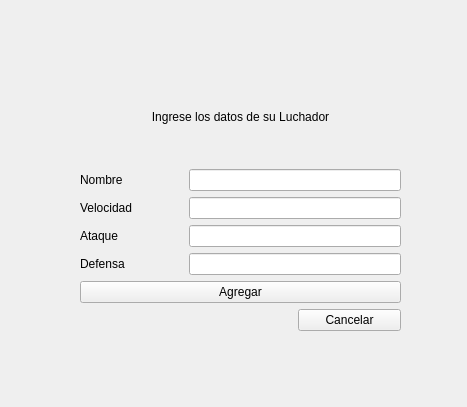
<?xml version="1.0" encoding="UTF-8"?>
<ui version="4.0">
 <class>Formulario</class>
 <widget class="QWidget" name="Formulario">
  <property name="geometry">
   <rect>
    <x>0</x>
    <y>0</y>
    <width>467</width>
    <height>407</height>
   </rect>
  </property>
  <property name="windowTitle">
   <string>Form</string>
  </property>
  <widget class="QWidget" name="gridLayoutWidget">
   <property name="geometry">
    <rect>
     <x>80</x>
     <y>70</y>
     <width>321</width>
     <height>261</height>
    </rect>
   </property>
   <layout class="QGridLayout" name="gridLayout">
    <item row="3" column="0">
     <widget class="QLabel" name="label_3">
      <property name="text">
       <string>Ataque</string>
      </property>
     </widget>
    </item>
    <item row="0" column="0" colspan="3">
     <widget class="QLabel" name="titulo">
      <property name="text">
       <string>Ingrese los datos de su Luchador</string>
      </property>
      <property name="alignment">
       <set>Qt::AlignmentFlag::AlignCenter</set>
      </property>
     </widget>
    </item>
    <item row="2" column="0">
     <widget class="QLabel" name="label_2">
      <property name="text">
       <string>Velocidad</string>
      </property>
     </widget>
    </item>
    <item row="1" column="0">
     <widget class="QLabel" name="label">
      <property name="text">
       <string>Nombre</string>
      </property>
     </widget>
    </item>
    <item row="1" column="1" colspan="2">
     <widget class="QLineEdit" name="NombreLuchador"/>
    </item>
    <item row="4" column="0">
     <widget class="QLabel" name="label_4">
      <property name="text">
       <string>Defensa</string>
      </property>
     </widget>
    </item>
    <item row="5" column="0" colspan="3">
     <widget class="QPushButton" name="Agregar">
      <property name="cursor">
       <cursorShape>PointingHandCursor</cursorShape>
      </property>
      <property name="text">
       <string>Agregar</string>
      </property>
     </widget>
    </item>
    <item row="7" column="2">
     <widget class="QPushButton" name="BotonSalir">
      <property name="text">
       <string>Cancelar</string>
      </property>
     </widget>
    </item>
    <item row="2" column="1" colspan="2">
     <widget class="QLineEdit" name="VelocidadLuchador"/>
    </item>
    <item row="3" column="1" colspan="2">
     <widget class="QLineEdit" name="AtaqueLuchador"/>
    </item>
    <item row="4" column="1" colspan="2">
     <widget class="QLineEdit" name="DefensaLuchador"/>
    </item>
   </layout>
  </widget>
 </widget>
 <resources/>
 <connections/>
</ui>
